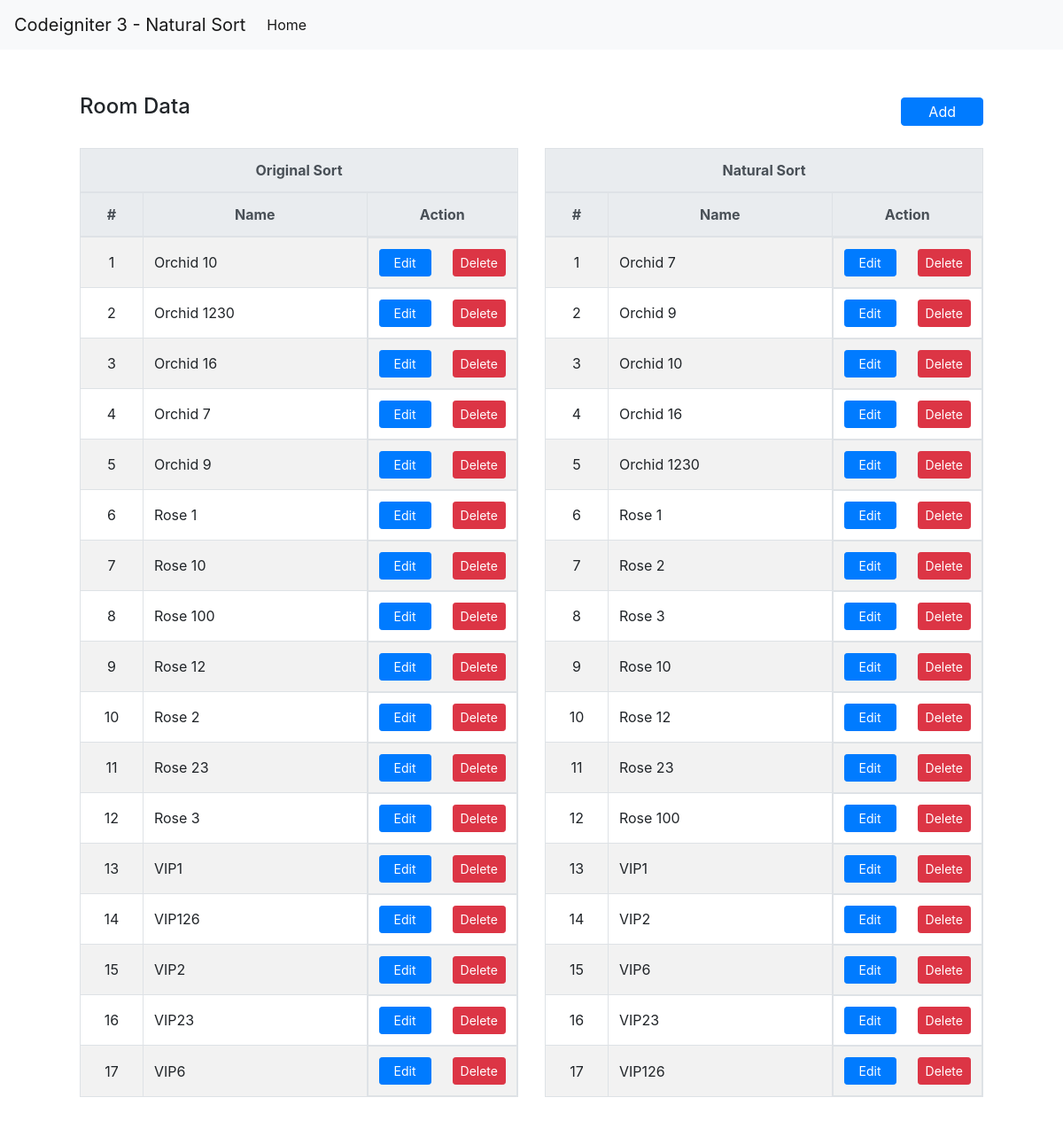
The page / on the database its author committed.
### tables this page shows
CREATE TABLE `tbl_room` (
  `id` int(11) NOT NULL COMMENT 'Room ID',
  `name` varchar(255) NOT NULL COMMENT 'Room Name'
);

### application/controllers/Home.php (called while the page is built, shortened)
<?php
class Home extends CI_Controller
{
    function __construct()
    {
        $this->load->model('home_model');
    }
	function index()
	{
        $room_list = $this->home_model->get_rooms();
        $natural_room_list = array();
        foreach($room_list as $room) {
            $natural_room_list[] = array(
                'id' => $room['id'],
                'name' => $room['name']
            );
        }
        $name = array_column($room_list, 'name');
        array_multisort($name, SORT_NATURAL, $natural_room_list);
        $data['title'] = 'Codeigniter 3 - Natural Sort';
        $data['room_list'] = $room_list;
        $data['natural_room_list'] = $natural_room_list;
        $this->load->view('frontend/header', $data);
        $this->load->view('frontend/content', $data);
        $this->load->view('frontend/footer', $data);
    }
}

### index.php (called while the page is built, shortened)
<?php
require_once BASEPATH.'core/CodeIgniter.php';

### application/models/Home_model.php (called while the page is built, shortened)
<?php
class Home_model extends CI_Model
{
    function get_rooms()
    {
        $this->db->order_by('name', 'ASC');
        $query = $this->db->get('tbl_room');
        return $query -> result_array();
    }
}

### application/views/frontend/content.php (the view, shortened to what this page needs)
<div class="container-fluid">
    <div class="row">
        <div class="content-page">
            <div class="content-header">
                <h4 class="card-title">Room Data</h4>
                <button class="btn btn-primary content-btn-add" type="submit" data-toggle="modal" data-target="#modalAddRoom">
                    Add
                </button>
            </div>
            <div class="row">
                <div class="col-sm-12 col-md-12 col-lg-6">
                    <table class="table table-bordered table-striped">
                        <thead class="thead-light text-center">
                            <tr><th colspan="3">Original Sort</th></tr>
                            <tr>
                                <th class="content-table-no">#</th>
                                <th class="content-table-name">Name</th>
                                <th class="content-table-action">Action</th>
                            </tr>
                        </thead>
                        <tbody>
                            <?php foreach($room_list as $key => $room) { ?>
                            <tr>
                                <td class="align-middle text-center"><?php echo $key + 1; ?></td>
                                <td class="align-middle"><?php echo $room['name'];?></td>
                                <td class="align-middle d-flex justify-content-center">
                                    <button class="btn btn-sm btn-primary mr-4 px-3" data-toggle="modal" data-target="#modalEditRoom<?php echo $room['id']; ?>">
                                        Edit
                                    </button>
                                    <button class="btn btn-sm btn-danger" data-toggle="modal" data-target="#modalDeleteRoom<?php echo $room['id'];?>">
                                        Delete
                                    </button>
                                </td>
                            </tr>
                            <?php } ?>
                        </tbody>
                    </table>
                </div>
                <div class="col-sm-12 col-md-12 col-lg-6">
                    <table class="table table-bordered table-striped">
                        <thead class="thead-light text-center">
                            <tr><th colspan="3">Natural Sort</th></tr>
                            <tr>
                                <th class="content-table-no">#</th>
                                <th class="content-table-name">Name</th>
                                <th class="content-table-action">Action</th>
                            </tr>
                        </thead>
                        <tbody>
                            <?php foreach($natural_room_list as $key => $natural_room) { ?>
                            <tr>
                                <td class="align-middle text-center"><?php echo $key + 1; ?></td>
                                <td class="align-middle"><?php echo $natural_room['name'];?></td>
                                <td class="align-middle d-flex justify-content-center">
                                    <button class="btn btn-sm btn-primary mr-4 px-3" data-toggle="modal" data-target="#modalEditRoom<?php echo $natural_room['id']; ?>">
                                        Edit
                                    </button>
                                    <button class="btn btn-sm btn-danger" data-toggle="modal" data-target="#modalDeleteRoom<?php echo $natural_room['id'];?>">
                                        Delete
                                    </button>
                                </td>
                            </tr>
                            <?php } ?>
                        </tbody>
                    </table>
                </div>
            </div>
        </div>
    </div>
</div>

### application/views/frontend/header.php (shortened to what this page needs)
<!DOCTYPE html>
<html>
<head>
    <link rel="stylesheet" href="<?php echo base_url("assets/bootstrap/css/bootstrap.min.css"); ?>">
    <link rel="stylesheet" href="<?php echo base_url("assets/custom/css/custom-style.css"); ?>">
</head>
<nav class="navbar navbar-expand-lg navbar-light bg-light">
    <a class="navbar-brand" href="#"><?php echo $title; ?></a>
    <div class="collapse navbar-collapse" id="navbarNav">
        <ul class="navbar-nav">
            <li class="nav-item active">
                <a class="nav-link" href="#">Home</a>
            </li>
        </ul>
    </div>
</nav>

### application/views/frontend/footer.php (shortened to what this page needs)
</body>
</html>

### assets/custom/css/custom-style.css (style rules this page uses)
.content-page { width: 85%; margin: 50px auto 50px auto; }
.content-header { display: flex; flex-wrap: wrap; margin-bottom: 20px; }
.content-btn-add { margin: auto 0 auto auto; padding: 3px 30px 3px 30px; }
.content-table-no { width: 15%; }
.content-table-name { width: 55%; }
.content-table-action { width: 30%; }

### rows shown on the page
tbl_room: name "Orchid 10"
tbl_room: name "Orchid 1230"
tbl_room: name "Orchid 16"
tbl_room: name "Orchid 7"
tbl_room: name "Orchid 9"
tbl_room: name "Rose 1"
tbl_room: name "Rose 10"
tbl_room: name "Rose 100"
tbl_room: name "Rose 12"
tbl_room: name "Rose 2"
tbl_room: name "Rose 23"
tbl_room: name "Rose 3"
tbl_room: name "VIP1"
tbl_room: name "VIP126"
tbl_room: name "VIP2"
tbl_room: name "VIP23"
tbl_room: name "VIP6"

### other values the page prints
$title "Codeigniter 3 - Natural Sort"
